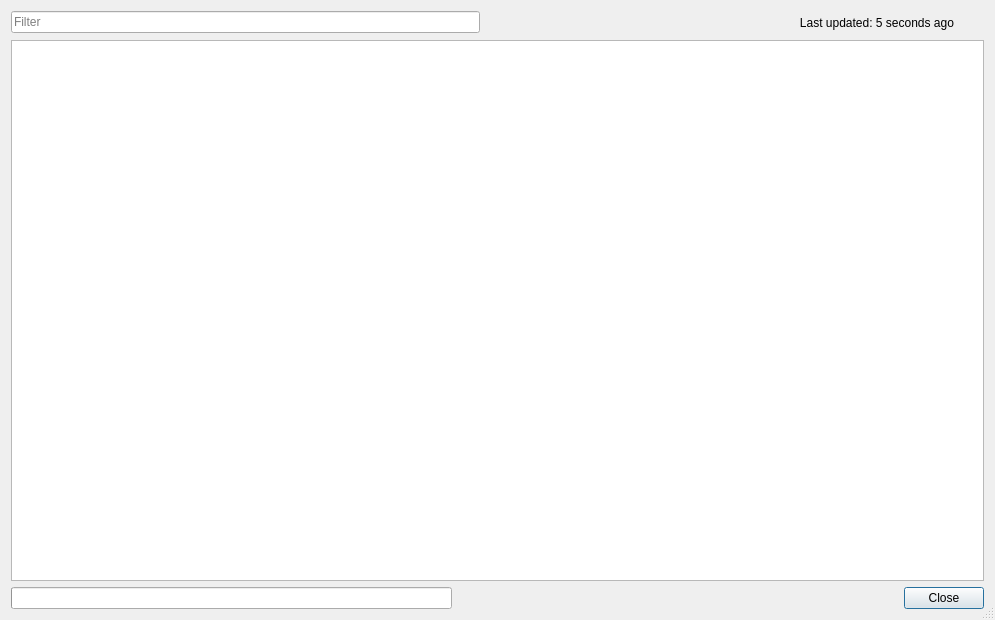
<?xml version="1.0" encoding="UTF-8"?>
<ui version="4.0">
 <class>ImportWantedListDialog</class>
 <widget class="QDialog" name="ImportWantedListDialog">
  <property name="geometry">
   <rect>
    <x>0</x>
    <y>0</y>
    <width>995</width>
    <height>620</height>
   </rect>
  </property>
  <property name="windowTitle">
   <string>Import BrickLink Wanted List</string>
  </property>
  <property name="sizeGripEnabled">
   <bool>true</bool>
  </property>
  <layout class="QVBoxLayout" name="verticalLayout">
   <item>
    <layout class="QHBoxLayout" name="horizontalLayout">
     <item>
      <widget class="HistoryLineEdit" name="w_filter">
       <property name="sizePolicy">
        <sizepolicy hsizetype="Expanding" vsizetype="Fixed">
         <horstretch>1</horstretch>
         <verstretch>0</verstretch>
        </sizepolicy>
       </property>
       <property name="placeholderText">
        <string>Filter</string>
       </property>
       <property name="clearButtonEnabled">
        <bool>true</bool>
       </property>
      </widget>
     </item>
     <item>
      <widget class="QLabel" name="w_lastUpdated">
       <property name="sizePolicy">
        <sizepolicy hsizetype="Preferred" vsizetype="Preferred">
         <horstretch>1</horstretch>
         <verstretch>0</verstretch>
        </sizepolicy>
       </property>
       <property name="text">
        <string notr="true">Last updated: 5 seconds ago</string>
       </property>
       <property name="alignment">
        <set>Qt::AlignRight|Qt::AlignTrailing|Qt::AlignVCenter</set>
       </property>
      </widget>
     </item>
     <item>
      <widget class="QToolButton" name="w_update">
       <property name="toolTip">
        <string>Update now</string>
       </property>
       <property name="icon">
        <iconset theme="view-refresh">
         <normaloff>.</normaloff>.</iconset>
       </property>
       <property name="autoRaise">
        <bool>true</bool>
       </property>
      </widget>
     </item>
    </layout>
   </item>
   <item>
    <widget class="QTreeView" name="w_wantedLists">
     <property name="alternatingRowColors">
      <bool>true</bool>
     </property>
     <property name="selectionMode">
      <enum>QAbstractItemView::ExtendedSelection</enum>
     </property>
     <property name="rootIsDecorated">
      <bool>false</bool>
     </property>
     <property name="uniformRowHeights">
      <bool>true</bool>
     </property>
     <property name="sortingEnabled">
      <bool>true</bool>
     </property>
     <property name="animated">
      <bool>true</bool>
     </property>
     <property name="allColumnsShowFocus">
      <bool>true</bool>
     </property>
     <property name="wordWrap">
      <bool>true</bool>
     </property>
    </widget>
   </item>
   <item>
    <layout class="QHBoxLayout" name="horizontalLayout_3">
     <item>
      <widget class="QProgressBar" name="w_progress">
       <property name="sizePolicy">
        <sizepolicy hsizetype="Expanding" vsizetype="Fixed">
         <horstretch>1</horstretch>
         <verstretch>0</verstretch>
        </sizepolicy>
       </property>
       <property name="format">
        <string>%v / %m</string>
       </property>
      </widget>
     </item>
     <item>
      <widget class="QWidget" name="widget" native="true">
       <property name="sizePolicy">
        <sizepolicy hsizetype="Preferred" vsizetype="Preferred">
         <horstretch>1</horstretch>
         <verstretch>0</verstretch>
        </sizepolicy>
       </property>
      </widget>
     </item>
     <item>
      <widget class="QDialogButtonBox" name="w_buttons">
       <property name="standardButtons">
        <set>QDialogButtonBox::Close</set>
       </property>
      </widget>
     </item>
    </layout>
   </item>
  </layout>
 </widget>
 <layoutdefault spacing="6" margin="11"/>
 <customwidgets>
  <customwidget>
   <class>HistoryLineEdit</class>
   <extends>QLineEdit</extends>
   <header>desktop/historylineedit.h</header>
  </customwidget>
 </customwidgets>
 <tabstops>
  <tabstop>w_filter</tabstop>
  <tabstop>w_update</tabstop>
  <tabstop>w_wantedLists</tabstop>
 </tabstops>
 <resources/>
 <connections>
  <connection>
   <sender>w_buttons</sender>
   <signal>rejected()</signal>
   <receiver>ImportWantedListDialog</receiver>
   <slot>reject()</slot>
   <hints>
    <hint type="sourcelabel">
     <x>973</x>
     <y>582</y>
    </hint>
    <hint type="destinationlabel">
     <x>987</x>
     <y>580</y>
    </hint>
   </hints>
  </connection>
 </connections>
</ui>
